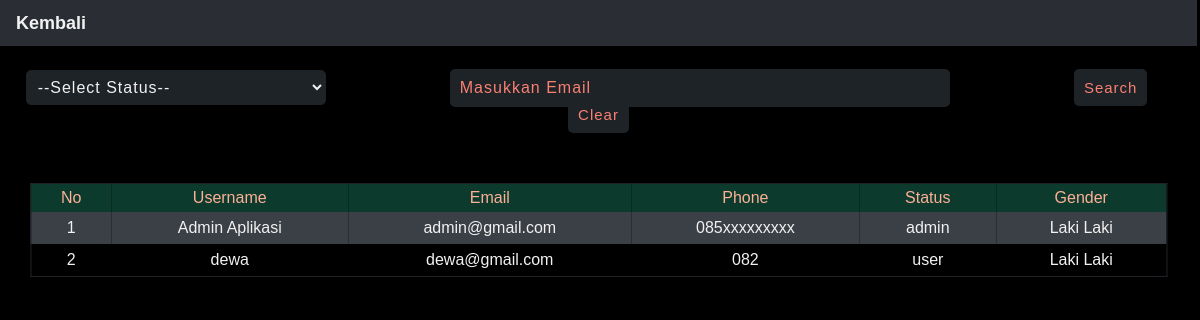
Page /komponen/admin/componen/dataakun/akun.php on the committed database.
### tables this page shows
CREATE TABLE `akun` (
  `id` int(255) NOT NULL,
  `email` varchar(500) NOT NULL,
  `password` varchar(500) NOT NULL,
  `username` varchar(500) NOT NULL,
  `phone` varchar(500) NOT NULL,
  `gender` varchar(500) NOT NULL,
  `status` varchar(500) NOT NULL
);

### komponen/admin/componen/dataakun/akun.php (the view, shortened to what this page needs)
<!DOCTYPE html>
<html lang="en">
    <?php
        $id = $_GET['id'];
    ?>
    <head>
        <link rel="stylesheet" href="../../../../css/reset.css" type="text/css" />
        <link rel="stylesheet" href="../../../../css/style.css" type="text/css" />
        <link rel="stylesheet" href="https://cdnjs.cloudflare.com/ajax/libs/font-awesome/4.7.0/css/font-awesome.min.css" />
    </head>
    <body>
        <nav class="topnav" id="myTopnav">
            <a href="../../dashboard.php?id=<?php echo $id ?>" class="active">Kembali</a>
        </nav>
        <section>
            <div class="layout-tabel">
                <div class="layout-filter-admin" style="text-align: center;">
                    <form action="akun.php?id=<?php echo $id ?>" method="GET">
                        <select class="selectTabel" name="filterStatus" onchange="this.form.submit()">
                            <option value="" disabled selected>--Select Status--</option>
                        </select>
                        <input type="search" name="cari" placeholder="Masukkan Email" />
                        <input type="submit" value="Search">
                        <a href="akun.php?id=<?php echo $id ?>">Clear</a>
                </div>
                <table style="width: 95%; margin-bottom: 20px; color: #f1f1f1;" class="table">
                    <tr>
                        <th>No</th>
                        <th>Username</th>
                        <th>Email</th>
                        <th>Phone</th>
                        <th>Status</th>
                        <th>Gender</th>
                    </tr>
                <?php
                    $conn = mysqli_connect('localhost','root','','kelompok');
                    if(isset($_GET['cari'])) {
                        $cari = $_GET['cari'];
                        $data = mysqli_query($conn, "select * from akun where email like '%".$cari."%'");
                    } else {
                        $data = mysqli_query($conn, "select * from akun");
                    }
                    $no = 1;
                    while($all = mysqli_fetch_array($data)) {
                ?>
                <tr>
                    <td><?php echo $no++; ?></td>
                    <td><?php echo $all['username'] ?></td>
                    <td><?php echo $all['email'] ?></td>
                    <td><?php echo $all['phone'] ?></td>
                    <td><?php echo $all['status'] ?></td>
                    <td><?php echo $all['gender'] ?></td>
                </tr>
                <?php
                    }
                ?>
                </table>
            </div>
        </section>
    </body>
</html>

### css/style.css (style rules this page uses)
html { scroll-behavior: smooth; }
body { font-family: sans-serif; background-color: #000; }
.layout-login form input[type = text], form input[type = password], form select, form input[type = email] { outline: none; border: 1px solid salmon; background-color: transparent; color: #f1f1f1; width: 300px; border-radius: 5px; margin-top: 2%; padding: 7px; font-size: 16px; letter-spacing: 1px; }
.topnav { overflow: hidden; background-color: #2a2e34; }
.topnav a { font-family: sans-serif; float: left; display: block; color: salmon; text-align: center; font-weight: bold; padding: 14px 16px; text-decoration: none; font-size: 18px; transition: 0.25s; }
::placeholder { color: salmon; }
.table { border-collapse: collapse; width: 50%; border: 1px solid #1e2328; position: relative; top: 0%; left: 50%; transform: translate(-50%, -0%); margin-top: 5%; margin-bottom: 5%; }
.table tr th { background: #0c3b2e; color: #fdb095; font-weight: normal; padding-top: 6px; padding-bottom: 6px; }
.table tr td { color: #f1f1f1; padding: 8px 20px; text-align: center; }
.table tr { transition: 0.5s; }
.table tr:nth-child(even) { background-color: #3b3f46; }
.layout-filter-admin form select { background-color: #1e2328; border-color: #1e2328; margin-right: 10%; }
.layout-filter-admin form input[type = search] { outline: none; padding: 10px; font-size: 16px; border-radius: 5px; width: 500px; letter-spacing: 1px; color: #f1f1f1; border: 0; margin-right: 10%; background-color: #1e2328; }
.layout-filter-admin form input[type = submit] { cursor: pointer; background-color: #1e2328; color: salmon; transition: 0.25s; padding: 10px; letter-spacing: 1px; font-size: 15px; outline: none; border: 0; border-radius: 5px; margin-right: 2%; }
.layout-filter-admin form a { text-decoration: none; color: salmon; border-radius: 5px; background-color: #1e2328; padding: 10px; font-size: 15px; letter-spacing: 1px; transition: 0.25s; }

### rows in the picture
akun: username "Admin Aplikasi", email "admin@gmail.com", phone "085xxxxxxxxx", status "admin", gender "Laki Laki"
akun: username "dewa", email "dewa@gmail.com", phone "082", status "user", gender "Laki Laki"
